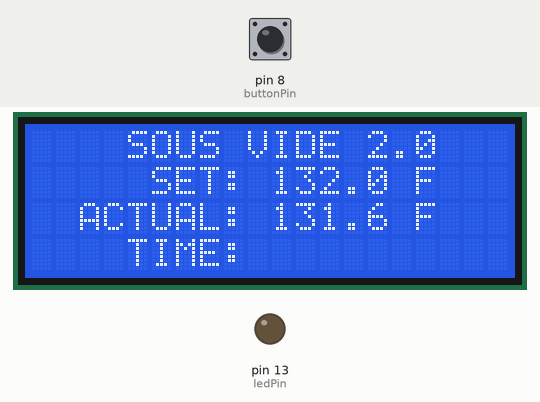
The sketch below on a simulated Arduino Nano, built with avr-gcc and run on an emulated ATmega328P. On the bench: 20×4 character LCD, output pins drawn as LEDs (lit = HIGH). The test bench sets the inputs (shaded band); at power-on: pin 8 (buttonPin) HIGH.

Above: at 1.2 s.
1.3 s: pin 8 (buttonPin) pulled LOW for 0.15 s
At 2.1 s:
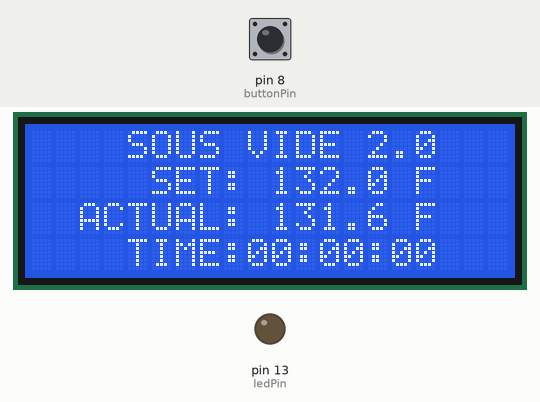
4.4 s: pin 8 (buttonPin) pulled LOW for 1 s
6.9 s: pin 8 (buttonPin) pulled LOW for 0.15 s
At 8.7 s:
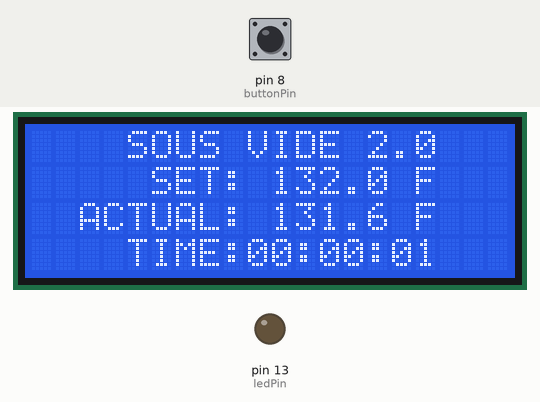
10.0 s: pin 8 (buttonPin) pulled LOW for 3.2 s
Timing chart, 0 to 13.0 s (numbered marks = the images above; inputs shaded):
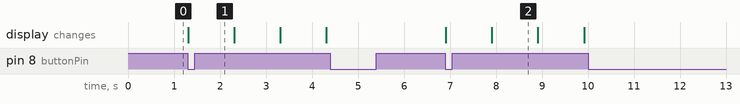

The sketch:

Stopwatch-LCD.ino
```cpp
/*
 Wiring based on: http://www.hobbytronics.co.uk/arduino-tutorial10-lcd

 The circuit:
 * LCD VSS pin to Ground
 * LCD VDD pin to +5vdc
 * LCD VO pin to Middle pin of Pot
 * LCD RS pin to digital pin 12
 * LCD R/W pin to Ground
 * LCD Enable pin to digital pin 11
 * LCD D0 pin not connected
 * LCD D1 pin not connected
 * LCD D2 pin not connected
 * LCD D3 pin not connected
 * LCD D4 pin to digital pin 5
 * LCD D5 pin to digital pin 4
 * LCD D6 pin to digital pin 3
 * LCD D7 pin to digital pin 2
 * LCD A pin to +5vdc
 * LCD K pin to Ground

 */

// include the library code:
#include <LiquidCrystal.h>

// initialize the library with the numbers of the interface pins
LiquidCrystal lcd(12, 11, 5, 4, 3, 2);

int ledPin = 13;                    // LED connected to digital pin 13
int buttonPin = 8;                  // button on pin 2

int value = LOW;                    // previous value of the LED
int buttonState;                    // variable to store button state
int lastButtonState;                // variable to store last button state
int blinking;                       // condition for blinking - timer is timing
int frameRate = 1;                // the frame rate (frames per second) at which the stopwatch runs - Change to suit
long interval = (1000/frameRate);   // blink interval
long previousMillis = 0;            // variable to store last time LED was updated
long startTime ;                    // start time for stop watch
long elapsedTime ;                  // elapsed time for stop watch
int fractional;                     // variable used to store fractional part of Frames
int fractionalSecs;                 // variable used to store fractional part of Seconds
int fractionalMins;                 // variable used to store fractional part of Minutes
int fractionalHours;                // variable used to store fractional part of Hours
int elapsedFrames;                  // elapsed frames for stop watch
int elapsedSeconds;                 // elapsed seconds for stop watch
int elapsedMinutes;                 // elapsed Minutes for stop watch
int elapsedHours;                   // elapsed Hours for stop watch
char buf[10];                       // string buffer for itoa function

void setup()
{
  lcd.begin(20, 4);                // intialise the LCD.
  pinMode(ledPin, OUTPUT);         // sets the digital pin as output
  pinMode(buttonPin, INPUT);       // not really necessary, pins default to INPUT anyway
  digitalWrite(buttonPin, HIGH);   // turn on pullup resistors. Wire button so that press shorts pin to ground.
lcd.setCursor(4,0);
  lcd.print("SOUS VIDE 2.0");
  lcd.setCursor(5,1);
  lcd.print("SET: 132.0 F");
  lcd.setCursor(2,2);
  lcd.print("ACTUAL: 131.6 F");
  lcd.setCursor(4,3);
  lcd.print("TIME: ");
  //lcd.setCursor(0,2);
}

void loop(){

  digitalWrite(ledPin, LOW);            // Initiate LED and Step Pin States

  buttonState = digitalRead(buttonPin); // Check for button press, read the button state and store

// check for a high to low transition if true then found a new button press while clock is not running - start the clock
   if (buttonState == LOW && lastButtonState == HIGH  &&  blinking == false){
    startTime = millis();                               // store the start time
      blinking = true;                                  // turn on blinking while timing
      delay(10);                                         // short delay to debounce switch
      lastButtonState = buttonState;                    // store buttonState in lastButtonState, to compare next time
   }

// check for a high to low transition if true then found a new button press while clock is running - stop the clock and report
   else if (buttonState == LOW && lastButtonState == HIGH && blinking == true){
   blinking = false;                                    // turn off blinking, all done timing
   lastButtonState = buttonState;                       // store buttonState in lastButtonState, to compare next time


// Routine to report elapsed time
   elapsedTime =   millis() - startTime;                // store elapsed time
   elapsedHours = (elapsedTime / 3600000L);
   elapsedMinutes = (elapsedTime / 60000L);
   elapsedSeconds = (elapsedTime / 1000L);              // divide by 1000 to convert to seconds - then cast to an int to print
   elapsedFrames = (elapsedTime / interval);            // divide by 100 to convert to 1/100 of a second - then cast to an int to print
   fractional = (int)(elapsedFrames % frameRate);       // use modulo operator to get fractional part of 100 Seconds
   fractionalSecs = (int)(elapsedSeconds % 60L);        // use modulo operator to get fractional part of 60 Seconds
   fractionalMins = (int)(elapsedMinutes % 60L);        // use modulo operator to get fractional part of 60 Minutes
   fractionalHours = (int)(elapsedHours % 60L);        // use modulo operator to get fractional part of 60 Minutes
   lcd.setCursor(9,3);
 //  lcd.clear();                                         // clear the LDC

 if (fractionalHours < 10){                            // pad in leading zeros
      lcd.print("0");                                 // add a zero
      }

    lcd.print(itoa(fractionalHours, buf, 10));       // convert the int to a string and print a fractional part of 60 Minutes to the LCD
      lcd.print(":");                                 //print a colan.

 if (fractionalMins < 10){                            // pad in leading zeros
      lcd.print("0");                                 // add a zero
      }

 lcd.print(itoa(fractionalMins, buf, 10));          // convert the int to a string and print a fractional part of 60 Seconds to the LCD
   lcd.print(":");                                    //print a colan.

 if (fractionalSecs < 10){                                // pad in leading zeros
      lcd.print("0");                                 // add a zero
      }

 lcd.print(itoa(fractionalSecs, buf, 10));              // convert the int to a string and print a fractional part of 25 Frames to the LCD
   }

 else{
      lastButtonState = buttonState;                  // store buttonState in lastButtonState, to compare next time
   }

// run commands at the specified time interval
// blink routine - blink the LED while timing
// check to see if it's time to blink the LED; that is, the difference
// between the current time and last time we blinked the LED is larger than
// the interval at which we want to blink the LED.


 if ( (millis() - previousMillis > interval) ) {

    if (blinking == true){
       previousMillis = millis();                    // remember the last time we blinked the LED

       digitalWrite(ledPin, HIGH);                   // Pulse the LED for Visual Feedback

   elapsedTime =   millis() - startTime;                // store elapsed time
   elapsedHours = (elapsedTime / 3600000L);
   elapsedMinutes = (elapsedTime / 60000L);
   elapsedSeconds = (elapsedTime / 1000L);              // divide by 1000 to convert to seconds - then cast to an int to print
   elapsedFrames = (elapsedTime / interval);            // divide by 100 to convert to 1/100 of a second - then cast to an int to print
   fractional = (int)(elapsedFrames % frameRate);       // use modulo operator to get fractional part of 100 Seconds
   fractionalSecs = (int)(elapsedSeconds % 60L);        // use modulo operator to get fractional part of 60 Seconds
   fractionalMins = (int)(elapsedMinutes % 60L);        // use modulo operator to get fractional part of 60 Minutes
   fractionalHours = (int)(elapsedHours % 60L);         // use modulo operator to get fractional part of 60 Minutes
   lcd.setCursor(9,3);
 //  lcd.clear();                                         // clear the LDC
       if (fractionalHours < 10){                     // pad in leading zeros
         lcd.print("0");                             // add a zero
         }

       lcd.print(itoa(fractionalHours, buf, 10));   // convert the int to a string and print a fractional part of 60 Minutes to the LCD
         lcd.print(":");                             //print a colan.

       if (fractionalMins < 10){                     // pad in leading zeros
         lcd.print("0");                             // add a zero
         }

       lcd.print(itoa(fractionalMins, buf, 10));   // convert the int to a string and print a fractional part of 60 Seconds to the LCD
         lcd.print(":");                             //print a colan.

       if (fractionalSecs < 10){                         // pad in leading zeros
         lcd.print("0");                             // add a zero
         }
          lcd.print(itoa((fractionalSecs), buf, 10));  // convert the int to a string and print a fractional part of 25 Frames to the LCD
         }

    else{
          digitalWrite(ledPin, LOW);                 // turn off LED when not blinking
          }
 }

}
```

Measured:
- after the input at 1.3 s, the display: changes at once (image 1)
- after the input at 4.4 s, every drawn part: stays the same
- after the input at 6.9 s, the display: first changes at once (image 2 shows a later state)
- after the input at 10.0 s, every drawn part: stays the same
